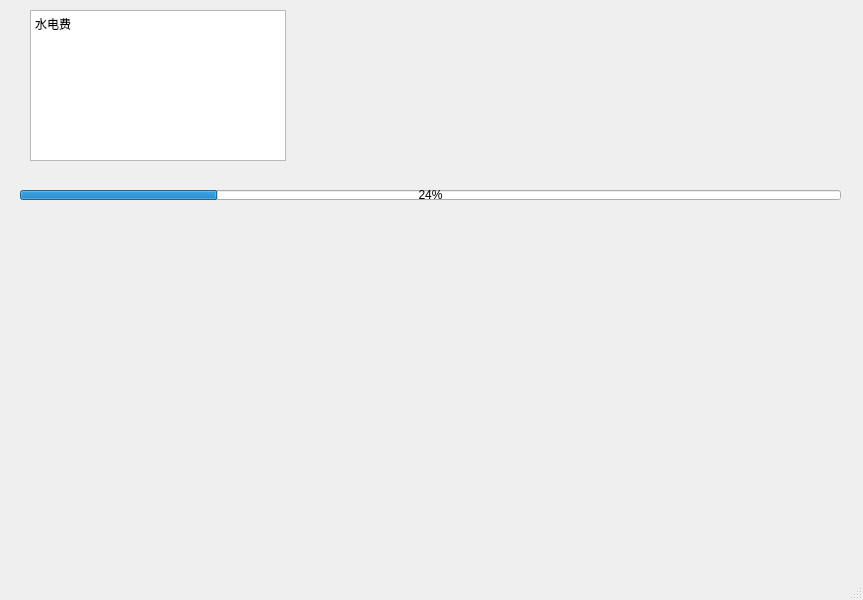
<?xml version="1.0" encoding="UTF-8"?>
<ui version="4.0">
 <class>MainWindow</class>
 <widget class="QMainWindow" name="MainWindow">
  <property name="geometry">
   <rect>
    <x>0</x>
    <y>0</y>
    <width>863</width>
    <height>600</height>
   </rect>
  </property>
  <property name="windowTitle">
   <string>MainWindow</string>
  </property>
  <widget class="QWidget" name="centralwidget">
   <widget class="QProgressBar" name="progressBar">
    <property name="geometry">
     <rect>
      <x>20</x>
      <y>190</y>
      <width>821</width>
      <height>10</height>
     </rect>
    </property>
    <property name="value">
     <number>24</number>
    </property>
   </widget>
   <widget class="QTextBrowser" name="textBrowser">
    <property name="geometry">
     <rect>
      <x>30</x>
      <y>10</y>
      <width>256</width>
      <height>151</height>
     </rect>
    </property>
    <property name="html">
     <string>&lt;!DOCTYPE HTML PUBLIC &quot;-//W3C//DTD HTML 4.0//EN&quot; &quot;http://www.w3.org/TR/REC-html40/strict.dtd&quot;&gt;
&lt;html&gt;&lt;head&gt;&lt;meta name=&quot;qrichtext&quot; content=&quot;1&quot; /&gt;&lt;style type=&quot;text/css&quot;&gt;
p, li { white-space: pre-wrap; }
&lt;/style&gt;&lt;/head&gt;&lt;body style=&quot; font-family:'SimSun'; font-size:9pt; font-weight:400; font-style:normal;&quot;&gt;
&lt;p style=&quot; margin-top:0px; margin-bottom:0px; margin-left:0px; margin-right:0px; -qt-block-indent:0; text-indent:0px;&quot;&gt;水电费&lt;/p&gt;&lt;/body&gt;&lt;/html&gt;</string>
    </property>
   </widget>
  </widget>
  <widget class="QMenuBar" name="menubar">
   <property name="geometry">
    <rect>
     <x>0</x>
     <y>0</y>
     <width>863</width>
     <height>23</height>
    </rect>
   </property>
  </widget>
  <widget class="QStatusBar" name="statusbar"/>
 </widget>
 <resources/>
 <connections/>
</ui>
